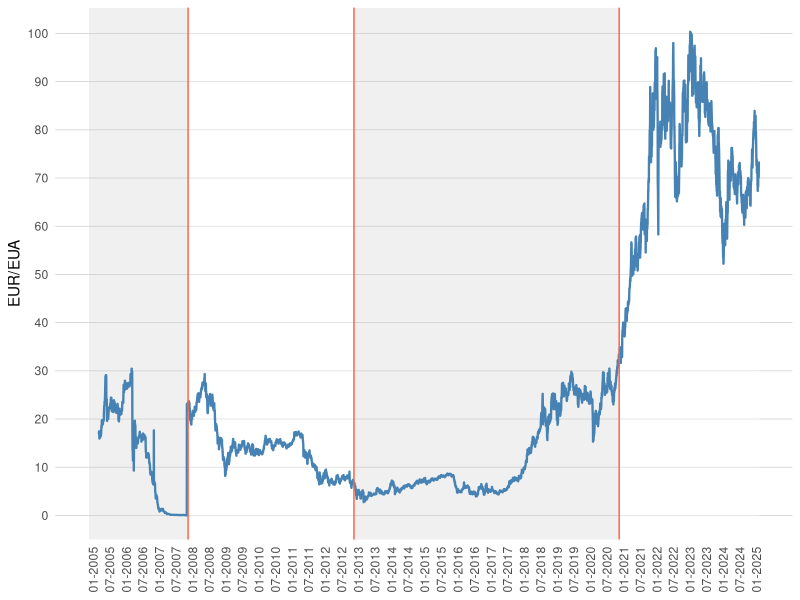

The R source for this figure:
library(readxl)
library(ggplot2)



data_plot_EUA_price_series = read_excel("data/raw/visualisations/eua_price_time_series_whole_period.xlsx")

str(data_plot_EUA_price_series)

data_plot_EUA_price_series$Date <- as.Date(data_plot_EUA_price_series$Date)

names(data_plot_EUA_price_series)[names(data_plot_EUA_price_series) == "ICE EUA Yearly Energy Future c1 - SETT. PRICE"] <- "EUA price"

data_plot_EUA_price_series <- subset(data_plot_EUA_price_series, Date <= as.Date("2025-03-19"))

vertical_lines <- data.frame(
  phase = c("End of phase I", "End of phase II", "End of phase III"),
  date = as.Date(c("2007-12-31", "2012-12-31", "2020-12-31"))
)

yr_min <- as.numeric(format(min(data_plot_EUA_price_series$Date, na.rm=TRUE), "%Y"))
yr_max <- as.numeric(format(max(data_plot_EUA_price_series$Date, na.rm=TRUE), "%Y"))

rects <- data.frame(
  xmin = as.Date(c("2005-01-01", "2008-01-01", "2013-01-01", "2021-01-01")),
  xmax = as.Date(c("2007-12-31", "2012-12-31", "2020-12-31", "2025-03-19")),
  Phase = c("Phase I", "Phase II", "Phase III", "Phase IV")
)

y_min <- min(data_plot_EUA_price_series$`EUA price`, na.rm=TRUE)
y_max <- max(data_plot_EUA_price_series$`EUA price`, na.rm=TRUE)

breaks_major <- seq(floor(y_min/10)*10, ceiling(y_max/10)*10, by = 10)

EUA_price_series_plot <- ggplot(data_plot_EUA_price_series, aes(x = Date, y = `EUA price`)) +
  # this shades the background according to each phase.
  geom_rect(data = rects,
            aes(xmin = xmin, xmax = xmax, ymin = -Inf, ymax = Inf, fill = Phase),
            alpha = 0.3, inherit.aes = FALSE) +
  scale_fill_manual(values = c("Phase I"="grey80","Phase II"="white","Phase III"="grey80", "Phase IV"="white")) +
  
  geom_line(color = "steelblue", linewidth = 0.8) +
  # vertical lines:
  geom_vline(data = vertical_lines, aes(xintercept = as.numeric(date)),
             color = "tomato", linetype = "solid", linewidth = 0.5) +
  # axis labels:
  labs(x = NULL, y = "EUR/EUA") +
  # x axis scale with dates intervals:
  scale_x_date(
    # breaks 6 months:
    breaks = seq(from = as.Date(paste0(yr_min, "-01-01")),
                 to   = as.Date(paste0(yr_max, "-01-01")),
                 by   = "6 months"),
    date_labels = "%m-%Y"
  ) +
  scale_y_continuous(
    breaks = breaks_major
  ) +
  theme_minimal() +
  theme(
    panel.grid.major.x = element_blank(),     # I don't want a vertical grid.
    panel.grid.minor = element_blank(),       # I take away the minor grid.
    panel.grid.major.y = element_line(color = "gray80", linewidth = 0.25),
    axis.text.x = element_text(angle = 90, hjust = 1),  # I rotated x axis labels.
    legend.position = "none" 
  )

print(EUA_price_series_plot)

# ggsave("EUA price - whole time series.jpg")